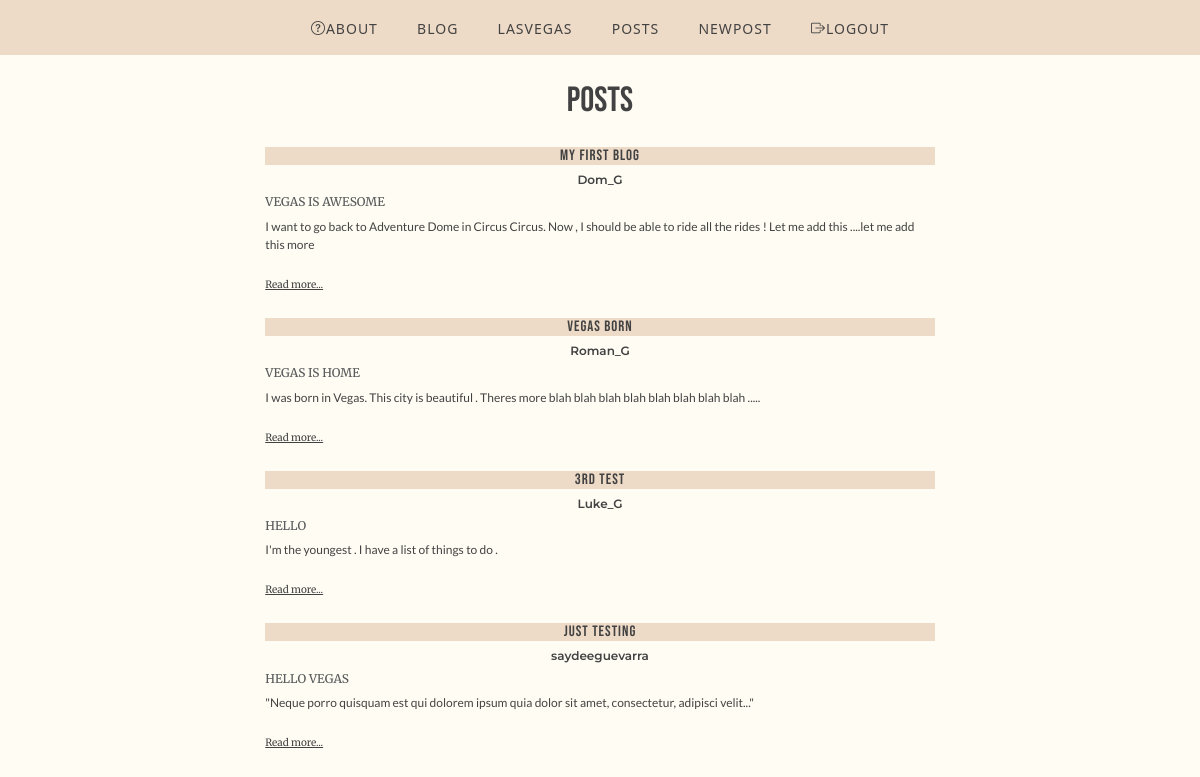
The app's page / (signed in) with its own data.
### posts/models.py (models this page shows, shortened)
class Post(models.Model):
    title = models.CharField(max_length=128)
    subtitle = models.CharField(max_length=128)
    author = models.ForeignKey(
        "auth.User",
        on_delete=models.CASCADE
    )
    body = models.TextField()
    created_on = models.DateTimeField(auto_now_add=True)
    active = models.BooleanField(default=True)

### posts/views.py (the view)
# urls.py: path("", PostListView.as_view(), name="list"),
class PostListView(ListView):
    template_name = "posts/list.html"
    model = Post

### templates/posts/list.html (shortened to what this page needs)
{% extends 'base.html' %}
{% block content %}
<h1>Posts</h1>
{% for post in post_list %}
    <div class="card-list">
        <div class="card-body-list">
            <h5 class= "card-title-list">{{ post.title }}</h5>
            <h5 class="author"> {{ post.author }}</h5>
            <h6 class= "card-subtitle=list mb-2 text-muted">{{ post.subtitle }}</h6>
            <p class="card-text">{{ post.body|truncatechars:500 }}</p>
            <a href="{% url 'detail' post.id %}" class="card-link">Read more...</a>
        </div>
    </div>
    <br />
    {% endfor %}
{% endblock content %}

### static/css/base.css (style rules this page uses)
* { padding: 0; margin: 0; color: #434242; }
h1 { font-family: 'Bebas Neue', cursive; font-size: 35px; color: #434242; text-align: center; margin-top: 25px; margin-bottom: 25px; }
body { background-color: #FEFCF3; }
.card-text { font-family: 'Lato', sans-serif; font-size: 12px; }
.card-list { width: 60%; display:flex; flex-direction: column; margin-left: auto; margin-right: auto; }
.card-title-list { font-family: 'Bebas Neue', cursive; font-size: 15px; color: #434242; letter-spacing: 1px; text-align: center; background-color: #EDDBC7; }
.author { font-size: 12px; font-family: 'Montserrat', serif; font-weight: 600; text-align: center; }
h6 { color: #434242; font-family: 'Merriweather', serif; font-size: 12px; margin-left: auto; margin-right: auto; text-transform: uppercase; }
.card-link { color: #434242; font-family: 'Merriweather', serif; font-size: 10px; }

### records on screen
Post: title "My first blog", author "Dom_G", subtitle "VEGAS IS AWESOME", body "I want to go back to Adventure Dome in Circus Circus. Now , I should be able to ride all the rides ! Let me add this ....let me add this more"
Post: title "Vegas Born", author "Roman_G", subtitle "VEGAS IS HOME", body "I was born in Vegas. This city is beautiful . Theres more blah blah blah blah blah blah blah blah ....."
Post: title "3rd Test", author "Luke_G", subtitle "HELLO", body "I'm the youngest . I have a list of things to do ."
Post: title "Just Testing", author "saydeeguevarra", subtitle "HELLO VEGAS", body "\"Neque porro quisquam est qui dolorem ipsum quia dolor sit amet, consectetur, adipisci velit...\""
